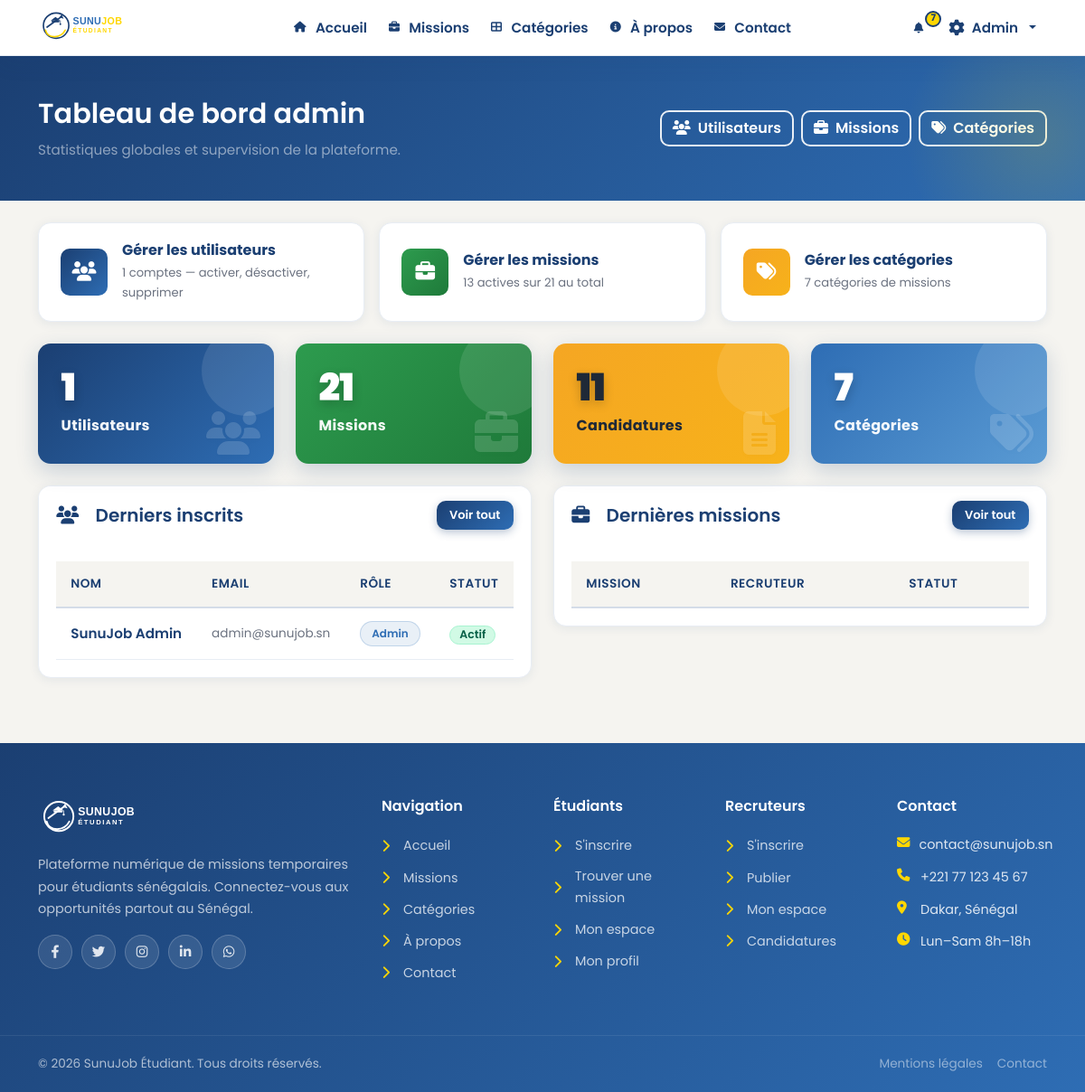
The page /pages/admin/dashboard.php (signed in) on the database its author committed.
### tables this page shows
CREATE TABLE utilisateurs (
    id INT AUTO_INCREMENT PRIMARY KEY,
    nom VARCHAR(100) NOT NULL,
    prenom VARCHAR(100) NOT NULL,
    email VARCHAR(150) NOT NULL UNIQUE,
    mot_de_passe VARCHAR(255) NOT NULL,
    telephone VARCHAR(20),
    role ENUM('etudiant', 'recruteur', 'admin') NOT NULL,
    photo VARCHAR(255),
    localisation VARCHAR(100),
    last_login DATETIME,
    email_verified TINYINT(1) DEFAULT 0,
    token_reset VARCHAR(255),
    statut ENUM('actif', 'inactif') DEFAULT 'actif',
    created_at TIMESTAMP DEFAULT CURRENT_TIMESTAMP,
    updated_at TIMESTAMP DEFAULT CURRENT_TIMESTAMP ON UPDATE CURRENT_TIMESTAMP
);

### pages/admin/dashboard.php (the view, shortened to what this page needs)
<?php
require_once $_SERVER['DOCUMENT_ROOT'] . '/includes/db.php';
$stats = [
    'total_users' => 0,
    'total_etudiants' => 0,
    'total_recruteurs' => 0,
    'total_missions' => 0,
    'missions_actives' => 0,
    'total_candidatures' => 0,
    'total_categories' => 0,
];
$result = $conn->query("SELECT COUNT(*) as total FROM utilisateurs");
$stats['total_users'] = $result ? (int)$result->fetch_assoc()['total'] : 0;
$result = $conn->query("SELECT COUNT(*) as total FROM utilisateurs WHERE role = 'etudiant'");
$stats['total_etudiants'] = $result ? (int)$result->fetch_assoc()['total'] : 0;
$result = $conn->query("SELECT COUNT(*) as total FROM utilisateurs WHERE role = 'recruteur'");
$stats['total_recruteurs'] = $result ? (int)$result->fetch_assoc()['total'] : 0;
$result = $conn->query("SELECT COUNT(*) as total FROM missions");
$stats['total_missions'] = $result ? (int)$result->fetch_assoc()['total'] : 0;
$result = $conn->query("SELECT COUNT(*) as total FROM missions WHERE statut = 'active'");
$stats['missions_actives'] = $result ? (int)$result->fetch_assoc()['total'] : 0;
$result = $conn->query("SELECT COUNT(*) as total FROM candidatures");
$stats['total_candidatures'] = $result ? (int)$result->fetch_assoc()['total'] : 0;
$result = $conn->query("SELECT COUNT(*) as total FROM categories");
$stats['total_categories'] = $result ? (int)$result->fetch_assoc()['total'] : 0;
$dernieresUsers = [];
$result = $conn->query("SELECT id, nom, prenom, email, role, statut, created_at FROM utilisateurs ORDER BY created_at DESC LIMIT 6");
if ($result) {
    $dernieresUsers = $result->fetch_all(MYSQLI_ASSOC);
}
require_once $_SERVER['DOCUMENT_ROOT'] . '/includes/header.php';
?>
<div class="page-header">
    <div class="container">
        <div class="d-flex justify-content-between align-items-center flex-wrap gap-3">
            <div>
                <h1>Tableau de bord admin</h1>
                <p class="mb-0 text-white-50">Statistiques globales et supervision de la plateforme.</p>
            </div>
            <div class="d-flex gap-2 flex-wrap">
                <a href="/pages/admin/users.php" class="btn btn-outline-header"><i class="fas fa-users me-2"></i>Utilisateurs</a>
                <a href="/pages/admin/missions.php" class="btn btn-outline-header"><i class="fas fa-briefcase me-2"></i>Missions</a>
                <a href="/pages/admin/categories.php" class="btn btn-outline-header"><i class="fas fa-tags me-2"></i>Catégories</a>
            </div>
        </div>
    </div>
</div>
<div class="container py-4">
    <div class="row g-3 mb-4">
        <div class="col-md-4">
            <a href="/pages/admin/users.php" class="admin-quick-card">
                <div class="icon-box" style="background: var(--gradient-primary);">
                    <i class="fas fa-users"></i>
                </div>
                <div>
                    <h6>Gérer les utilisateurs</h6>
                    <p><?= $stats['total_users'] ?> comptes — activer, désactiver, supprimer</p>
                </div>
            </a>
        </div>
        <div class="col-md-4">
            <a href="/pages/admin/missions.php" class="admin-quick-card">
                <div class="icon-box" style="background: var(--gradient-green);">
                    <i class="fas fa-briefcase"></i>
                </div>
                <div>
                    <h6>Gérer les missions</h6>
                    <p><?= $stats['missions_actives'] ?> actives sur <?= $stats['total_missions'] ?> au total</p>
                </div>
            </a>
        </div>
        <div class="col-md-4">
            <a href="/pages/admin/categories.php" class="admin-quick-card">
                <div class="icon-box" style="background: var(--gradient-orange);">
                    <i class="fas fa-tags"></i>
                </div>
                <div>
                    <h6>Gérer les catégories</h6>
                    <p><?= $stats['total_categories'] ?> catégories de missions</p>
                </div>
            </a>
        </div>
    </div>
    <div class="row g-4 mb-4">
        <div class="col-md-3 col-6">
            <div class="stat-card primary">
                <div class="d-flex justify-content-between align-items-start">
                    <div>
                        <div class="stat-value"><?= $stats['total_users'] ?></div>
                        <div class="stat-label">Utilisateurs</div>
                    </div>
                    <i class="fas fa-users stat-icon"></i>
                </div>
            </div>
        </div>
        <div class="col-md-3 col-6">
            <div class="stat-card success">
                <div class="d-flex justify-content-between align-items-start">
                    <div>
                        <div class="stat-value"><?= $stats['total_missions'] ?></div>
                        <div class="stat-label">Missions</div>
                    </div>
                    <i class="fas fa-briefcase stat-icon"></i>
                </div>
            </div>
        </div>
        <div class="col-md-3 col-6">
            <div class="stat-card warning">
                <div class="d-flex justify-content-between align-items-start">
                    <div>
                        <div class="stat-value"><?= $stats['total_candidatures'] ?></div>
                        <div class="stat-label">Candidatures</div>
                    </div>
                    <i class="fas fa-file-alt stat-icon"></i>
                </div>
            </div>
        </div>
        <div class="col-md-3 col-6">
            <div class="stat-card info">
                <div class="d-flex justify-content-between align-items-start">
                    <div>
                        <div class="stat-value"><?= $stats['total_categories'] ?></div>
                        <div class="stat-label">Catégories</div>
                    </div>
                    <i class="fas fa-tags stat-icon"></i>
                </div>
            </div>
        </div>
    </div>
    <div class="row g-4">
        <div class="col-lg-6">
            <div class="card-dashboard">
                <div class="card-header bg-white border-0 py-3 d-flex justify-content-between align-items-center">
                    <h5 class="mb-0" style="color: var(--color-primary);"><i class="fas fa-users me-2"></i>Derniers inscrits</h5>
                    <a href="/pages/admin/users.php" class="btn btn-sm btn-primary-custom">Voir tout</a>
                </div>
                <div class="card-body p-0">
                    <div class="table-responsive">
                        <table class="table table-hover mb-0">
                            <thead>
                                <tr>
                                    <th>Nom</th>
                                    <th>Email</th>
                                    <th>Rôle</th>
                                    <th>Statut</th>
                                </tr>
                            </thead>
                            <tbody>
                                <?php foreach ($dernieresUsers as $user): ?>
                                    <tr>
                                        <td class="fw-semibold" style="color: var(--color-text-dark);"><?= htmlspecialchars($user['prenom'] . ' ' . $user['nom']) ?></td>
                                        <td style="color: var(--color-text-muted); font-size: 0.85rem;"><?= htmlspecialchars($user['email']) ?></td>
                                        <td><span class="badge-categorie"><?= ucfirst($user['role']) ?></span></td>
                                        <td>
                                            <span class="badge badge-<?= $user['statut'] === 'actif' ? 'active' : 'fermee' ?>">
                                                <?= ucfirst($user['statut']) ?>
                                            </span>
                                        </td>
                                    </tr>
                                <?php endforeach; ?>
                            </tbody>
                        </table>
                    </div>
                </div>
            </div>
        </div>
        <div class="col-lg-6">
            <div class="card-dashboard">
                <div class="card-header bg-white border-0 py-3 d-flex justify-content-between align-items-center">
                    <h5 class="mb-0" style="color: var(--color-primary);"><i class="fas fa-briefcase me-2"></i>Dernières missions</h5>
                    <a href="/pages/admin/missions.php" class="btn btn-sm btn-primary-custom">Voir tout</a>
                </div>
                <div class="card-body p-0">
                    <div class="table-responsive">
                        <table class="table table-hover mb-0">
                            <thead>
                                <tr>
                                    <th>Mission</th>
                                    <th>Recruteur</th>
                                    <th>Statut</th>
                                </tr>
                            </thead>
                        </table>
                    </div>
                </div>
            </div>
        </div>
    </div>
</div>
<?php require_once $_SERVER['DOCUMENT_ROOT'] . '/includes/footer.php';

### assets/css/variables.css (style rules this page uses)
:root { --color-primary: #1B3F72; --color-primary-light: #2E6DB4; --color-accent-gold: #FFD700; --color-accent-green: #2D9B4E; --color-bg: #F5F4F0; --color-bg-alt: #FFFFFF; --color-white: #FFFFFF; --color-border: #D4DCE8; --color-border-light: #E8EDF4; --color-text-main: #1B3F72; --color-text-muted: #6B7280; --color-text-light: #E8E8E6; --gradient-primary: linear-gradient(135deg, #1B3F72 0%, #2E6DB4 100%); --gradient-primary-r: linear-gradient(135deg, #2E6DB4 0%, #1B3F72 100%); --gradient-hero: linear-gradient(135deg, #1B3F72 0%, #2E6DB4 100%); --gradient-gold: linear-gradient(135deg, #FFD700 0%, #E6C200 100%); --gradient-accent: linear-gradient(135deg, #2D9B4E 0%, #FFD700 100%); --gradient-green: linear-gradient(135deg, #2D9B4E 0%, #1F7A3A 100%); --gradient-navbar: linear-gradient(135deg, #2F3440 0%, #4B5563 100%); --shadow-sm: 0 2px 8px rgba(27, 63, 114, 0.08); --shadow-md: 0 4px 16px rgba(27, 63, 114, 0.12); --shadow-lg: 0 8px 32px rgba(27, 63, 114, 0.18); --shadow-card: 0 2px 12px rgba(27, 63, 114, 0.08); --shadow-hover: 0 12px 40px rgba(27, 63, 114, 0.22); --radius-sm: 6px; --radius-md: 10px; --radius-lg: 14px; --radius-xl: 20px; --radius-full: 9999px; --color-success: #2D9B4E; --color-warning: #F5A623; --color-accent-orange: #F5A623; --color-danger: #DC3545; --color-info: #2E6DB4; --gradient-orange: linear-gradient(135deg, #F5A623 0%, #F7B21A 100%); }

### rows shown on the page
utilisateurs: prenom+nom "SunuJob Admin", email "admin@sunujob.sn", role "Admin", statut "Actif"

### other values the page prints
$nbNotifs "7"
$stats['total_users'] "1"
$stats['missions_actives'] "13"
$stats['total_missions'] "21"
$stats['total_categories'] "7"
$stats['total_candidatures'] "11"
